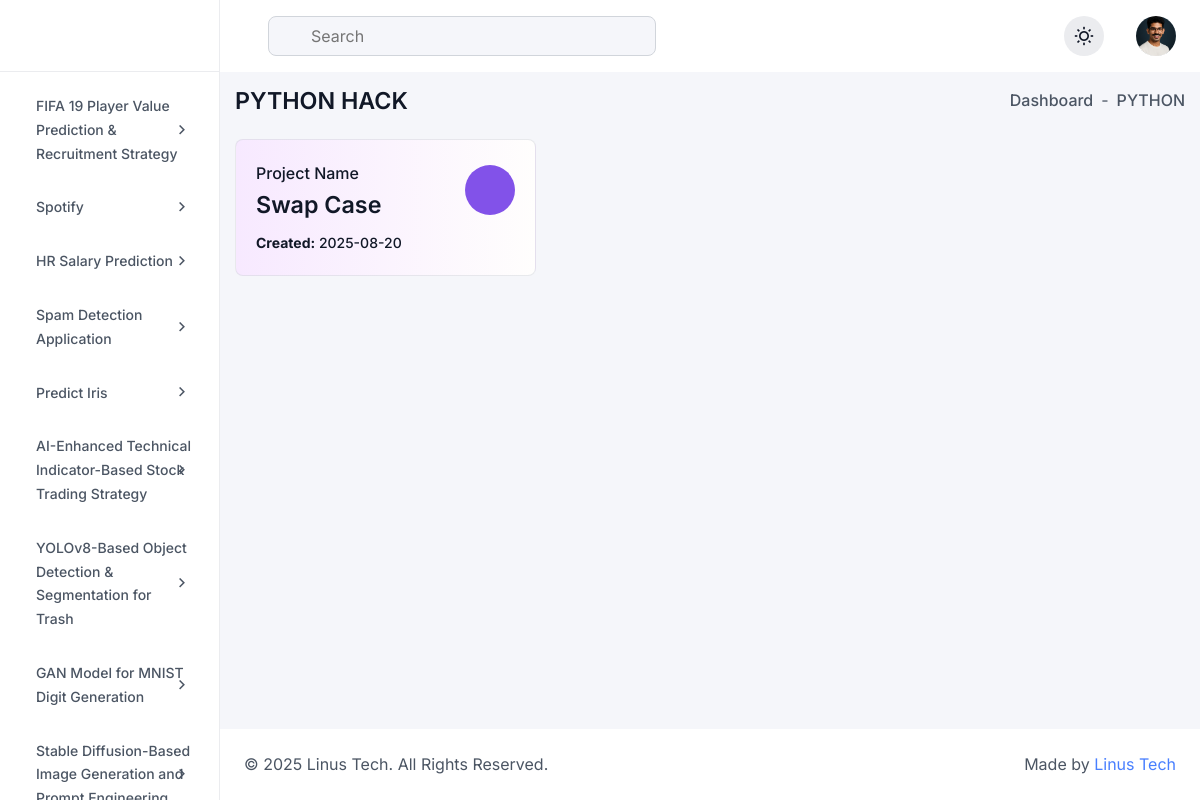
Page /python/ on the committed database.
### analytics/models.py (models this page shows, shortened)
class DataScienceProject(models.Model):
    title = models.CharField(max_length=200, help_text="Title of the project")
    image = models.ImageField(upload_to='Datascience/')
    description = models.TextField(help_text="Brief description of the project")
    popularity = models.PositiveIntegerField(default=0, help_text="Popularity of the project")
    date_created = models.DateTimeField(auto_now_add=True)
    last_updated = models.DateTimeField(auto_now=True)
    slug = models.SlugField(unique=True, max_length=255)
    url = models.URLField(blank=True, null=True)
    problem = models.TextField(blank=True, null=True)
    objective = models.TextField(blank=True, null=True)
    solution = models.TextField(blank=True, null=True)
    technologies_used = models.TextField(blank=True, null=True)
    challenges_faced = models.TextField(blank=True, null=True)
    methodology = models.TextField(blank=True, null=True)
    result = models.TextField(blank=True, null=True)

### PythONFire/models.py (models this page shows, shortened)
class PythonProject(models.Model):
    DIFFICULTY_CHOICES = [
        ('easy', 'Easy'),
        ('medium', 'Medium'),
        ('hard', 'Hard'),
    ]
    name = models.CharField(max_length=255)
    popularity = models.IntegerField()
    created_date = models.DateTimeField(auto_now_add=True)
    url = models.URLField(max_length=200, blank=True, null=True)
    difficulty = models.CharField(
        max_length=10,
        choices=DIFFICULTY_CHOICES,
        default='easy'
    )

### PythONFire/views.py (the view)
# urls.py: path('', views.project_list_view, name='project-list'),
def project_list_view(request):
    python_projects = PythonProject.objects.all()
    projects = DataScienceProject.objects.all()
    return render(request, 'python/python_list.html', {'projects': projects,'python_projects':python_projects})

### templates/python/python_list.html (shortened to what this page needs)
{% extends 'dashboard/base.html' %}
{% load static %}
{% block content %}
<div class="dashboard-main-body">
    <div class="d-flex flex-wrap align-items-center justify-content-between gap-3 mb-24">
  <h6 class="fw-semibold mb-0">PYTHON HACK</h6>
  <ul class="d-flex align-items-center gap-2">
    <li class="fw-medium">
      <a href="{% url 'index' %}" class="d-flex align-items-center gap-1 hover-text-primary">
        Dashboard
      </a>
    </li>
    <li>-</li>
    <li class="fw-medium">PYTHON</li>
  </ul>
</div>
<div class="row row-cols-xxxl-5 row-cols-lg-3 row-cols-sm-2 row-cols-1 gy-4">
  {% for project in python_projects %}
  <div class="col">
    <div class="card shadow-none border bg-gradient-start-2 h-100">
      <div class="card-body p-20">
        <div class="d-flex flex-wrap align-items-center justify-content-between gap-3">
          <div>
            <p class="fw-medium text-primary-light mb-1">Project Name</p>
            <h6 class="mb-0">
  <a href="{{ project.url|default:'#' }}" target="_blank" class="text-decoration-none">
    {{ project.name }}
  </a>
</h6>
          </div>
          <div class="w-50-px h-50-px bg-purple rounded-circle d-flex justify-content-center align-items-center">
          </div>
        </div>
        <p class="fw-medium text-sm text-primary-light mt-12 mb-0 d-flex align-items-start flex-column gap-1">
          <span><strong>Created:</strong> {{ project.created_date|date:"Y-m-d" }}</span>
        </p>
      </div>
    </div>
  </div>
  {% endfor %}
</div>
</div>
{% endblock %}

### templates/dashboard/base.html (shortened to what this page needs)
{% load static %}
{% load i18n %}
<!DOCTYPE html>
<html lang="en" data-theme="light">
<head>
  <link rel="stylesheet" href="{% static 'assets/css/remixicon.css' %}">
  <link rel="stylesheet" href="{% static 'assets/css/lib/bootstrap.min.css' %}">
  <link rel="stylesheet" href="{% static 'assets/css/lib/apexcharts.css' %}">
  <link rel="stylesheet" href="{% static 'assets/css/lib/dataTables.min.css' %}">
  <link rel="stylesheet" href="{% static 'assets/css/lib/editor-katex.min.css' %}">
  <link rel="stylesheet" href="{% static 'assets/css/lib/editor.atom-one-dark.min.css' %}">
  <link rel="stylesheet" href="{% static 'assets/css/lib/editor.quill.snow.css' %}">
  <link rel="stylesheet" href="{% static 'assets/css/lib/flatpickr.min.css' %}">
  <link rel="stylesheet" href="{% static 'assets/css/lib/full-calendar.css' %}">
  <link rel="stylesheet" href="{% static 'assets/css/lib/jquery-jvectormap-2.0.5.css' %}">
  <link rel="stylesheet" href="{% static 'assets/css/lib/magnific-popup.css' %}">
  <link rel="stylesheet" href="{% static 'assets/css/lib/slick.css' %}">
  <link rel="stylesheet" href="{% static 'assets/css/lib/prism.css' %}">
  <link rel="stylesheet" href="{% static 'assets/css/lib/file-upload.css' %}">
  <link rel="stylesheet" href="{% static 'assets/css/lib/audioplayer.css' %}">
  <link rel="stylesheet" href="{% static 'assets/css/style.css' %}">
</head>
<body>
<aside class="sidebar">
  <div>
    <a href="" class="sidebar-logo">
    </a>
  </div>
  <div class="sidebar-menu-area">
    <ul class="sidebar-menu" id="sidebar-menu">
         {% for project in projects %}
      <li class="dropdown">
        <a href="{% url 'project_detail' slug=project.slug %}" style="margin-bottom:10px;">
  <span>{{ project.title }}</span>
  </a>
{% endfor %}
        </ul>
  </div>
</aside>
<main class="dashboard-main">
  <div class="navbar-header">
  <div class="row align-items-center justify-content-between">
    <div class="col-auto">
      <div class="d-flex flex-wrap align-items-center gap-4">
        <form class="navbar-search">
          <input type="text" name="search" placeholder="Search">
        </form>
      </div>
    </div>
    <div class="col-auto">
      <div class="d-flex flex-wrap align-items-center gap-3">
        <button type="button" data-theme-toggle class="w-40-px h-40-px bg-neutral-200 rounded-circle d-flex justify-content-center align-items-center"></button>
        <div class="dropdown">
          <button class="d-flex justify-content-center align-items-center rounded-circle" type="button" data-bs-toggle="dropdown">
            <img src="{% static 'sunil.png' %}" alt="image" class="w-40-px h-40-px object-fit-cover rounded-circle">
          </button>
        </div>
      </div>
    </div>
  </div>
</div>
{% block content %}
    {% endblock %}
  <footer class="d-footer">
  <div class="row align-items-center justify-content-between">
    <div class="col-auto">
      <p class="mb-0">© 2025 Linus Tech. All Rights Reserved.</p>
    </div>
    <div class="col-auto">
      <p class="mb-0">Made by <span class="text-primary-600">Linus Tech</span></p>
    </div>
  </div>
</footer>
</main>
</body>
</html>

### rows in the picture
DataScienceProject: title "FIFA 19 Player Value Prediction & Recruitment Strategy"
DataScienceProject: title "Spotify"
DataScienceProject: title "HR Salary Prediction"
DataScienceProject: title "Spam Detection Application"
DataScienceProject: title "Predict Iris"
DataScienceProject: title "AI-Enhanced Technical Indicator-Based Stock Trading Strategy"
DataScienceProject: title "YOLOv8-Based Object Detection & Segmentation for Trash"
DataScienceProject: title "GAN Model for MNIST Digit Generation"
DataScienceProject: title "Stable Diffusion-Based Image Generation and…"
PythonProject: name "Swap Case", created_date "2025-08-20"
